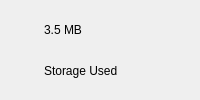
                     <widget class="QFrame" name="statStorageCard">
                      <property name="role" stdset="0">
                       <string notr="true">statCard</string>
                      </property>
                      <layout class="QHBoxLayout" name="statStorageCardLayout" stretch="0,1">
                       <property name="spacing">
                        <number>10</number>
                       </property>
                       <property name="leftMargin">
                        <number>12</number>
                       </property>
                       <property name="topMargin">
                        <number>10</number>
                       </property>
                       <property name="rightMargin">
                        <number>12</number>
                       </property>
                       <property name="bottomMargin">
                        <number>10</number>
                       </property>
                       <item>
                        <widget class="QLabel" name="statStorageCardIcon">
                         <property name="pixmap">
                          <pixmap>icons/hard-drive__00FF85__22.svg</pixmap>
                         </property>
                         <property name="alignment">
                          <set>Qt::AlignCenter</set>
                         </property>
                         <property name="minimumSize">
                          <size>
                           <width>22</width>
                           <height>22</height>
                          </size>
                         </property>
                         <property name="maximumSize">
                          <size>
                           <width>22</width>
                           <height>22</height>
                          </size>
                         </property>
                        </widget>
                       </item>
                       <item>
                        <layout class="QVBoxLayout" name="statStorageCardTextColumn">
                         <property name="spacing">
                          <number>1</number>
                         </property>
                         <property name="leftMargin">
                          <number>0</number>
                         </property>
                         <property name="topMargin">
                          <number>0</number>
                         </property>
                         <property name="rightMargin">
                          <number>0</number>
                         </property>
                         <property name="bottomMargin">
                          <number>0</number>
                         </property>
                         <item>
                          <widget class="QLabel" name="statStorageCardValue">
                           <property name="text">
                            <string>3.5 MB</string>
                           </property>
                           <property name="role" stdset="0">
                            <string notr="true">h1</string>
                           </property>
                          </widget>
                         </item>
                         <item>
                          <widget class="QLabel" name="statStorageCardCaption">
                           <property name="text">
                            <string>Storage Used</string>
                           </property>
                           <property name="role" stdset="0">
                            <string notr="true">caption</string>
                           </property>
                          </widget>
                         </item>
                        </layout>
                       </item>
                      </layout>
                     </widget>
